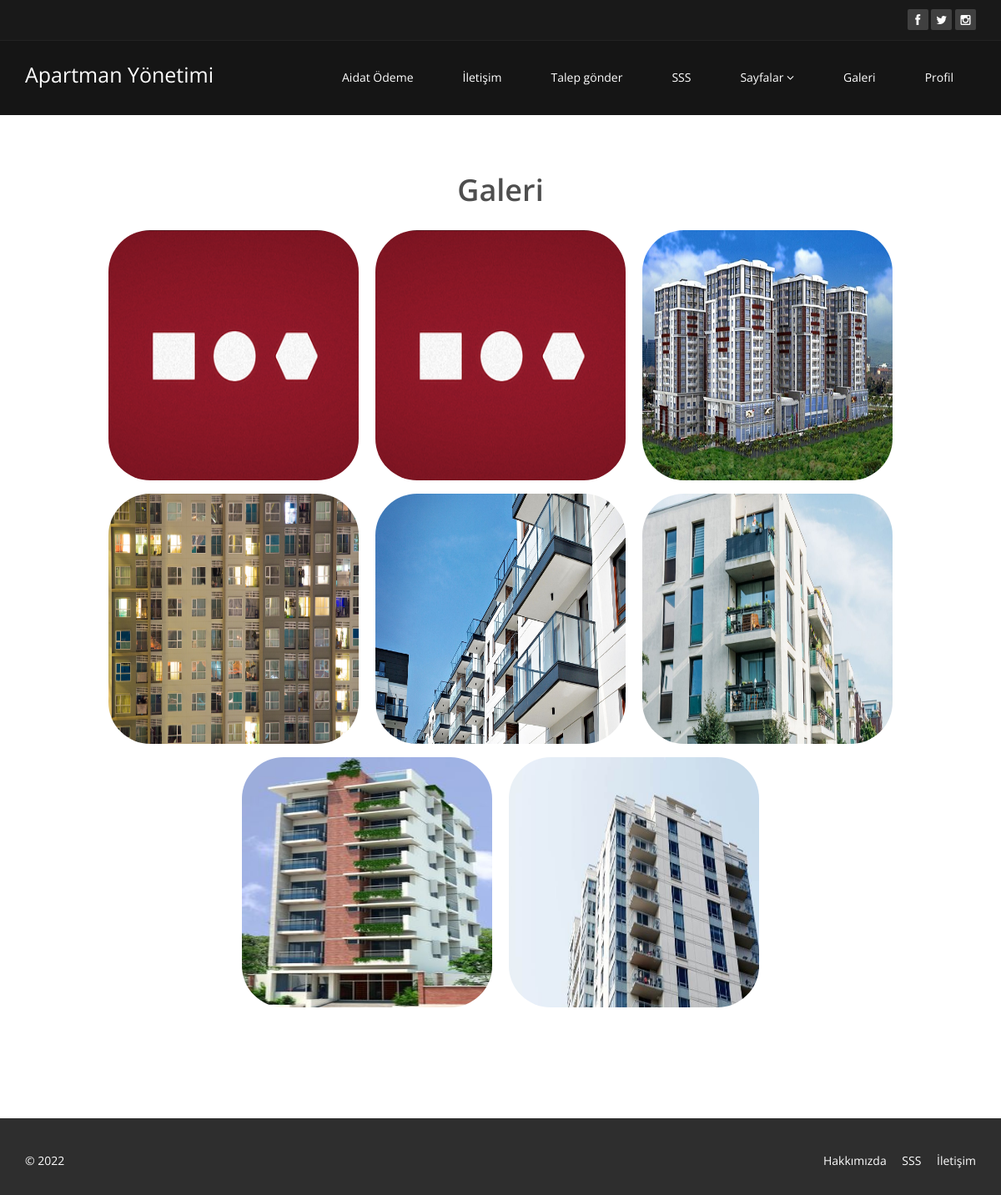
/gallery/ (signed in), run on an earlier commit of the app's database.
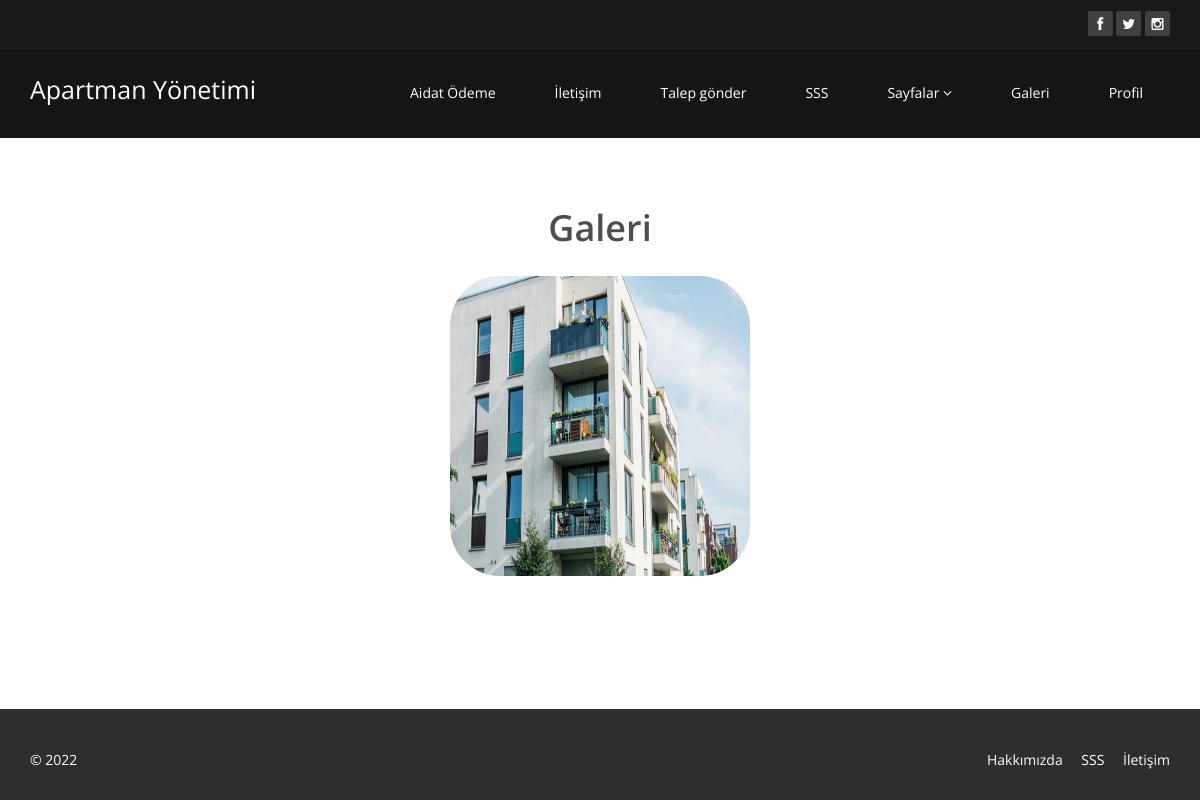
And on a later commit of the database.
### core/models.py (models this page shows, shortened)
class Image(models.Model):
    id = models.UUIDField(primary_key=True,default=uuid.uuid4)
    content_id = models.UUIDField(default=uuid.uuid4)
    title = models.CharField(max_length=100)
    image = models.ImageField(upload_to='content_images',blank=True)

### core/views.py (the view)
# urls.py: path('gallery/',views.gallery,name='gallery')
@login_required(login_url='signin')
def gallery(request):
    images = Image.objects.all()
    return render(request,'gallery.html',{'images':images,'setting':setting,'menus':menus})

### templates/gallery.html (shortened to what this page needs)
{% load static %}
<!DOCTYPE html>
<html lang="en">
<head>
</head>
<body>
    {% include 'menu.html' %}
    {% block content %}
    <section>
    <div class="container">
        <div class="center">
            <h2>Galeri</h2>
            <div class="row">
                {% for image in images %}
                <a href="{{image.image.url}}" target="_blank">
                    <img src="{{image.image.url}}">
                </a>
                {% endfor %}
            </div>
        </div>
    </div>
    </section>
    {% endblock %}
    {% include 'footer.html' %}
</body>

What changed in the data, as far as the page shows it:
removed Image: image (picture)
removed Image: image (picture)
removed Image: image (picture)
removed Image: image (picture)
removed Image: image (picture)
removed Image: image (picture)
removed Image: image (picture)
